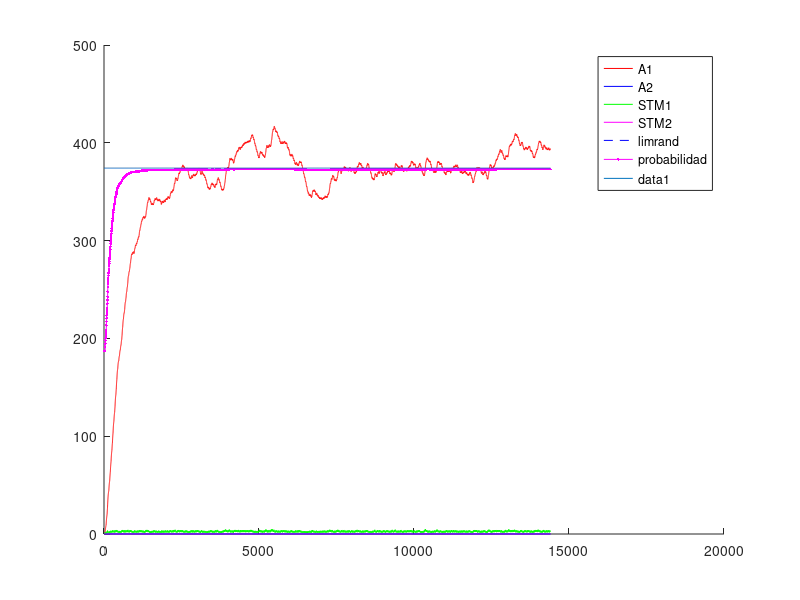
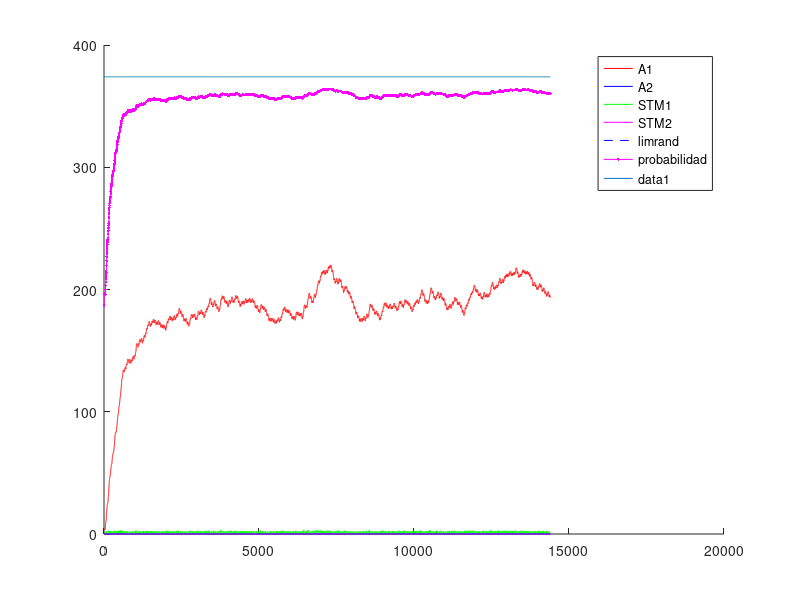
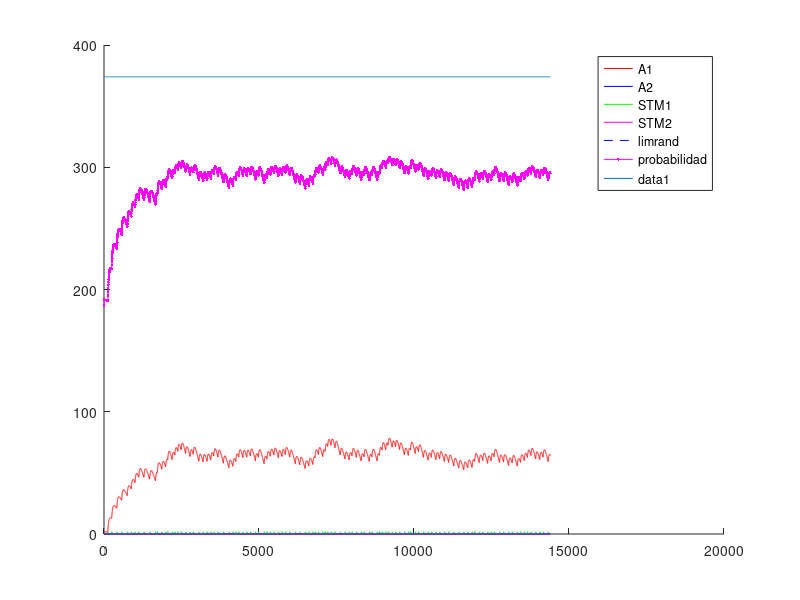
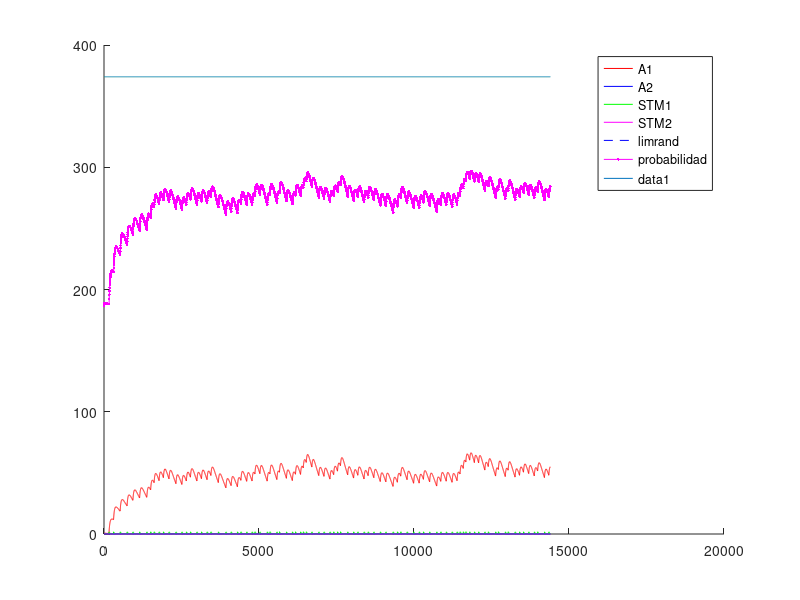

These charts were generated, in order, by the following MATLAB code:
%% Experimento con Variable-Interval - VI - intervalo Variable
%% Existen multiples intancias de palanquelo (cada vez que realiza respuesta decide si realiza otra o no)
%% Luego que transcurre el intervalo, si el animal realiza una respuesta obtiene refuerzo.
%% Un trial dura 3600 segundos.
%% Una sesion 1 o 3 trial (seg´un la dinamica del animal)
%% 5 sesiones por Experimento. Cada sesion es un intervalo diferente.
%% 1 experimento
%% Tiempo para realizar un respuesta 1 segundo
%% 
%% La probabilidad de eleccion se ajusta al nivel de maxima frecuencia de palanqueo
%% 

close all
clc
clear

%% Matriz de pago 0 1 

%%% Se ajusto la apreciacion de las cantidades de refuerzo 
function rf = feel(pellets)
  rf=0;
  if (nargin~=0)
    rf=(12.8*(1-exp(-.25.* pellets.^(2))))+(12.8*(1-exp(-.5.* pellets)));
  else
    error ("Faltan parametros");
  endif
endfunction
%% 
%% 

%% INICIALIZATION
%%%%%% CONSTANTES DE SESIONES
Ntrial  =  1 ;   %% un trial de 3600 segundos
tTrial  =  3600; %% en segundos
tResp   =  1;    %% en segundos
tMuestreo = 0.25;%% en segundos
Nses    =  5 ;
Vi=[5,10,30,40,60]; %% valores medios de intervalos variables
Ntest   =  1;
limrand =  0.138;
saving  =  0.01 ;
%%%%%% CONSTANTES DE DECAIMIENTO
alpha = 1*tMuestreo;
beta  = 0.125*tMuestreo ;
gamma = 0.0067*tMuestreo;%0.025 ; 
delta = 1*tMuestreo;
%%%%%% INICIALIZACION
palanca = zeros(2,1);
Rf_1=0;
Rf_2=0;
A1=zeros(1,Ntest);
A2=zeros(1,Ntest);
stm_1=zeros(2,Ntest);
stm_2=zeros(2,Ntest);
d=1;

sesion = zeros(Nses,1);
trialXsesion = zeros(Nses,Ntrial);
terminal_sesion=zeros(Nses,1);
nb_resp = zeros(Nses,Ntest);
refuerzo = zeros(Nses,Ntest);
t_ref = zeros(Nses,1);
cum_resp = zeros(Nses,1);
%contadorP1=0;
%contadorP2=0;
contadorI=0;

%% CALCULO DE AROUSAL MAXIMO
%% Iteraciones de respuesta refuerzo para encotnrar el STM medio
Nconfig=5; %% Tasa de respuesta de configuracion
%plot([1:0.01:20],(12.8*(1-exp(-.25.* [1:0.01:20].^(2))))+(12.8*(1-exp(-.5.* [1:0.01:20]))),'.k')
R1 = floor(feel(1)); %tiempo de refuezo para R
l1 = Nconfig/tMuestreo; % duracion entre trials
suma = 0; %suma es un valor necesaria para calcular max1 y min1
suma = alpha*R1 %% Refuerzo cada N respuestas
iter=100; %% numero de iteraciones para que converja el stm
max1 = 0; %maximum de stm1
min1 = 0; %minimum de stm1
for i = 1:iter 
  suma = (1-beta)^(Nconfig/tMuestreo)*suma;%% Instantes que decae el stm
  min1=suma;
  suma += alpha*R1; %Refuerzo
  max1=suma;
end
comp=.88;
S1 = (((max1-min1)*(comp*l1))/2)+min1*comp*l1; %calcul de la superficie del triangulo mas la de el rectangulo
stm_1_medio = S1/(l1);
A1max = (delta/gamma)*stm_1_medio;

%% INICIO DE LAS ITERATIONS
for l = 1:Ntest  %% TESTES
  Num=0;
  for k = 1:Nses  %% SESIONES (cambia el N)
    i=1;
    %duracion = [1,tTrial*ones(1,Ntrial)];
    
    contador = 1;
    contadorI =1;
    %palanca(1)=randi(2);
    
    %% Agregar intervalo de refuerzos  %%
    intervalo=Vi(k);
    if k>1
      A1(Num+1,l)=saving*A1(Num,l);
      A2(Num+1,l)=saving*A2(Num,l);
      stm_1(Num+1,l)=0*stm_1(Num,l);
      stm_2(Num+1,l)=0*stm_2(Num,l); 
      %%% ELECCION DE LA PRIMERA PALANCA 
%      if A1(Num,1)>A2(Num,1)
%        palanca(2)=1;
%      else
%        palanca(2)=2;
%      end
    end       
    P1(i,k)=0.5;
    %P2(i,k)=0.5;
    for j=2:(Ntrial*tTrial/tMuestreo) %% Todos los trials juntos
      
      if contador == tResp/tMuestreo%duracion(i)
        contador = 1;
        i = i+1 ;
        J = j ;
        if (i==3605)
        aa=1;
        endif
        P1(i,k)=0.5*(1-exp(-(5*A1((j-1)+Num,l))/A1max))+0.5; %probabilidad en exponential
        
        a = rand ;
        %%% ELECCION DE LA PALANCA %%% Basicamente elige palanquear o no palanquear
        if (A1((j-1)+Num,l)<=limrand)&&(A2((j-1)+Num,l)<=limrand)
          palanca(i)=randi(2);
        elseif (A1((j-1)+Num,l)>=limrand)&&(A2((j-1)+Num,l)<=limrand)
          if a>=P1(i,k)
            palanca(i)=2;
          else
            palanca(i)=1;
          end
        elseif (A1((j-1)+Num,l)>A2((j-1)+Num,l))
          if a>=P1(i,k)
            palanca(i)=2;
          else
            palanca(i)=1;
          end
        end
        %%% REFUERZO %%%
        if (contadorI >= intervalo/tMuestreo)
          if (palanca(i)==1)
            Rfz=floor(feel(1));
            Rf_1 = Rfz;
            Rf_2 = 0;
            contadorI =1;
            dispe =.5; %% dispercion del 50% del valor de la intervalo
            intervalo = Vi(k)*(1 + dispe*(1-2*rand));
            refuerzo(k,l)++;
            t_ref(k,i)=1;
          else
          %contador++;
          contadorI++;
          Rf_1=0;
          Rf_2=0;
          endif
        else
        %contador++;
        contadorI++;
        Rf_1=0;
        Rf_2=0;
        endif
      else
        contador++;
        contadorI++;
        Rf_1=0;
        Rf_2=0;
      end
      stm_1(j+Num,l)=(1-beta)*stm_1((j-1)+Num,l)+alpha*Rf_1;
      stm_2(j+Num,l)=(1-beta)*stm_2((j-1)+Num,l)+alpha*Rf_2;
      A1(j+Num,l)=(1-gamma)*A1((j-1)+Num,l)+delta*stm_1(j+Num,l);
      A2(j+Num,l)=(1-gamma)*A2((j-1)+Num,l)+delta*stm_2(j+Num,l);
    end
    
    
    %%% CONTADOR DE A QUE J SE CAMBIA LA SESION
    %sesion(k-1,l)=j;
    sesion(k,l)=j+Num;
    %%% DEFINICION DE NUM
%    compteur = 0 ;
%    for i=1:length(A1(:,l))
%      if A1(i,l)~=0
%        compteur = compteur +1;
%      end
%    end
%    Num=compteur;
    Num = j+Num;
    Sizemat = length(A1);
    
    if palanca(1)==1
      nb_resp(k,l)=1;
      cum_resp(k,1)=1;
    end
    for j = 2:length(palanca)
      if palanca(j)==1
        %nb_coop(k-1,l)= nb_coop(k-1,l)+1;
        nb_resp(k,l)++;
        cum_resp(k,j)=cum_resp(k,j-1)+1;
      else
        cum_resp(k,j)=cum_resp(k,j-1);
      end
    end
  end
end


%%% PRUEBAS 
%%% ENCONTRA LA LONGITUD REAL DEL EXPERIMENTACION
nonnul = zeros(Ntest,1);
for k=1:Ntest
  for i=1:length(A1)
    if A1(i,k) ~= 0
      nonnul(k)=nonnul(k)+1;
    end
  end
end

%%% PRUEBA I _ PESO DE LA EXPERIMENTACION EN LA MEMORIA
porcent = 0;
for i = 1:Ntest
  if sum(A1(:,i)) > 10 * sum(A2(:,i))
    porcent = porcent +1;
  end
end

%%% PRUEBA II _ SI LA EXCITATION ALCANZA A SU MAXIMUM
maxima = zeros(Ntest,1);
for k = 1:Ntest
  if floor(max(A1(:,k))) == floor(max(max(A1))) 
    maxima(k) = maxima(k) +1;
  end
end

%%% PRUEBA III _ EN QUE SESION LA PALANCA GANA DE VERDAD
%ird = zeros(Ntest,1);
%for k = 1:Ntest
%  i=1;
%  while 1
%    if A1(nonnul(k)-i,k) < limrand
%      ird(k) = nonnul(k)-i+1;
%      break;
%    else
%      i=i+1;
%    end
%  end
%end
%
%%%% PRUEBA IV _ CONVIERTE J EN NUMERO DE SESION
%for k = 1:Ntest
%  i=1;
%  while 1
%    if ird(k) <= sum(sesion(1:i)+50)
%      ird(k)=i;
%      break;
%    else
%      i=i+1;
%    end
%  end
%end

%%% PRUEBA V _ PORCENTAJE DE COOPERACION POR SESION / EXPERIMENTO


%porcentaje_coop_sesion=zeros(Nses,Ntest);
%porcentaje_coop_experimento=zeros(Ntest,1);
%for k = 1:Ntest
%  porcentaje_coop_experimento(k)=sum(nb_coop(:,k))/(Ntrial*Nses)*100;
%end

%for i=1:Ntest
%  terminal_sesion(1,i)=sesion(1,i);
%  for j=2:Nses
%    terminal_sesion(j,i)=sesion(j,i)+terminal_sesion(j-1,i);
%  end
%end

%%% DEMOSTRACION 


%promedio_sesion=sum(ird)/Ntest
%porcent_10xsuperior_al_otra=porcent/Ntest * 100;
%cuanto_alcanzan_al_maxima=sum(maxima)/Ntest * 100;
%porcentaje_coop_experimento;
%porcentaje_coop_sesion=floor(nb_coop/Ntrial*100);

resp_por_segundos=nb_resp/length(palanca); %numero de respuestas dividido por el numero de respestas maximal posible


for i=1:Ntest
  for j=1:Nses
    figure
    hold on
    %plot(sesion(j,i)*ones(1,max(max(A1(:,i)))),(1:max(max(A1(:,i)))),'--k');
    %h=plot((sesion(j,i).*tMuestreo)*ones(1,max(max(A1(:,i)))),(1:max(max(A1(:,i)))),'--k');
    %set(h, "linewidth", 2);
    if j==1
      plot(1:Ntrial*tTrial/tMuestreo,A1(1:sesion(j,i),i),'r',1:Ntrial*tTrial/tMuestreo,A2(1:sesion(j,i),i),'b',1:Ntrial*tTrial/tMuestreo,stm_1(1:sesion(j,i),i),'g',1:Ntrial*tTrial/tMuestreo,stm_2(1:sesion(j,i),i),'m',1:Ntrial*tTrial/tMuestreo,limrand*ones(1,Ntrial*tTrial/tMuestreo),'--b')
      plot((1:(Ntrial*tTrial))/tMuestreo,P1(:,j)'*A1max,'.-m');
      legend("A1","A2","STM1","STM2","limrand","probabilidad");
    else
      plot(1:Ntrial*tTrial/tMuestreo,A1(sesion(j-1,i)+1:sesion(j,i),i),'r',1:Ntrial*tTrial/tMuestreo,A2(sesion(j-1,i)+1:sesion(j,i),i),'b',1:Ntrial*tTrial/tMuestreo,stm_1(sesion(j-1,i)+1:sesion(j,i),i),'g',1:Ntrial*tTrial/tMuestreo,stm_2(sesion(j-1,i)+1:sesion(j,i),i),'m',1:Ntrial*tTrial/tMuestreo,limrand*ones(1,Ntrial*tTrial/tMuestreo),'--b')
      plot((1:(Ntrial*tTrial))/tMuestreo,P1(:,j)'*A1max,'.-m');
      legend("A1","A2","STM1","STM2","limrand","probabilidad");
    endif
    plot(1:Ntrial*tTrial/tMuestreo,A1max*ones(1,Ntrial*tTrial/tMuestreo));
    hold off
  endfor
endfor


%% Maximos exitos por intervalo= 10-360 - 30-120 - 40-65 - 60-60 

color = 'rgbmkmrgbk';
figure
hold on
for i=1:Ntest
  plot(Vi,resp_por_segundos(:,i),'Color',color(i));
  title('Respuestas por segundos');
  xlabel('Intervalos');
  ylabel('Respuestas/segundos');
  for j=1:Nses
    plot(Vi(j)*ones(1,floor(resp_por_segundos(j,i)*100)+1),(0:floor(resp_por_segundos(j,i)*100))/100,'k');
  end
  end
hold off


figure
hold on
for i=1:Ntest
  plot(refuerzo(:,i),resp_por_segundos(:,i),'Color',color(i));
  title('Respuestas y refuerzo');
  xlabel('Refuezo/horas');
  ylabel('Respuestas/segundos');
  for j=1:Nses
    plot(refuerzo(j)*ones(1,floor(resp_por_segundos(j,i)*100)+1),(0:floor(resp_por_segundos(j,i)*100))/100,'k');
    a = strcat('Num= ',num2str(Vi(j)));
    if j==3
      text(refuerzo(j),-.085,a);
    elseif j==4
      text(refuerzo(j),-.1,a);
    elseif j==5
      text(refuerzo(j),-.03,a);
    else
      text(refuerzo(j),-.06,a);
    end
  end
end
hold off


figure
hold on
for i=1:Nses
  plot(1:Ntrial*tTrial,cum_resp(i,:),'Color',color(i));
  a=find(t_ref(i,:)==1);
  plot(a,cum_resp(i,a),'k+');
  title('Cumulative records');
  xlabel('Time');
  ylabel('Cumulative responses');
end
hold off

%%% probl�me de temps, pas le temps de d�croitre du coup red�marre plus
%%% haut CQFD
%%%% CASTIGO DE TIEMPO 
%%%% CUANTO VECES ELIGE COOPERATION
%%% Pour chaque session r�cup�rer le nombre de coop�ration et tracer la
%%% courbe correspondante 
